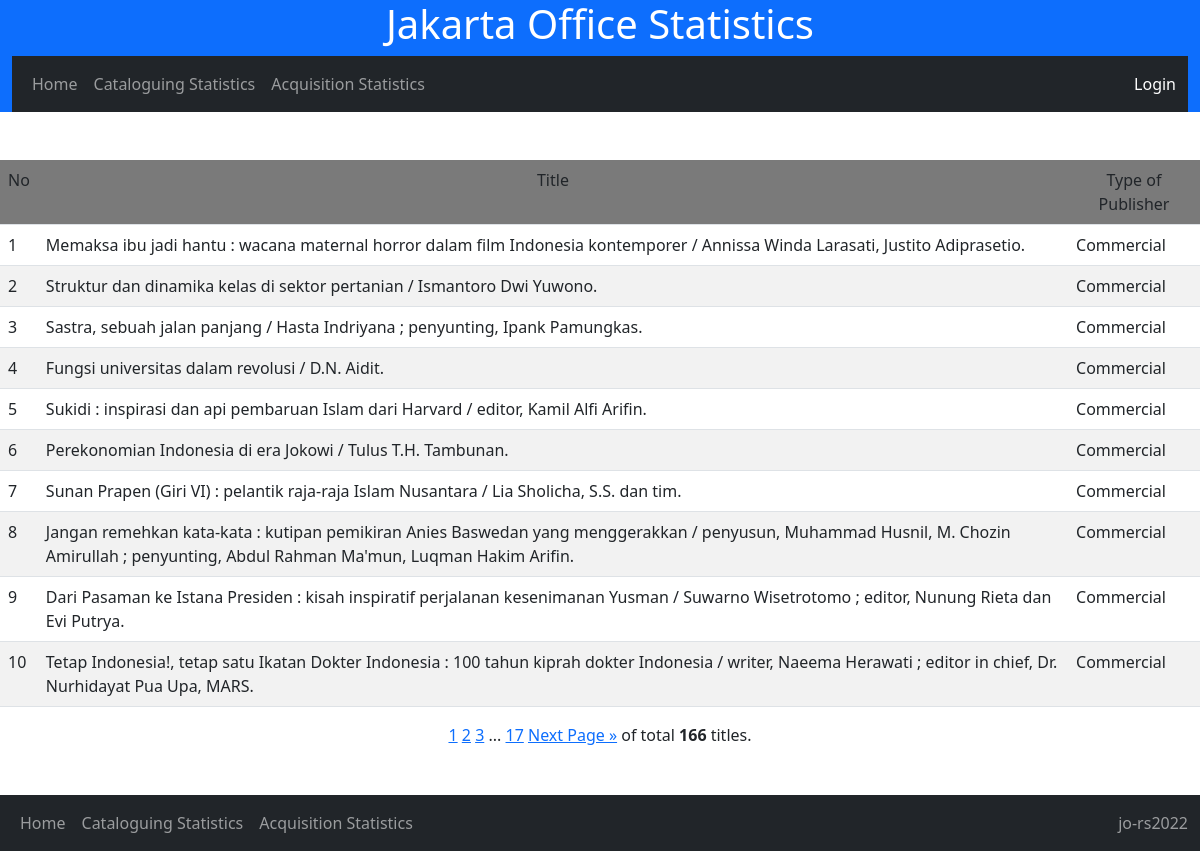
/cat_stat/detail_publisher/Commercial/, run on the app's committed database.
### nlajkt_cat_stat/models.py (models this page shows)
class Catalogues(models.Model):
    entry_date = models.DateField()
    consignment_no = models.IntegerField(default=461)
    title = models.TextField()
    work_type = models.CharField(max_length=20, choices=[
        ('Original','Original'),
        ('Translation','Translation'),
        ('Adaptation','Adaptation')
        ], default='Original')
    publish_year = models.IntegerField()
    volume = models.CharField(max_length=20, choices=[
        ('Single','Single'),
        ('Multi-complete','Multi-complete'),
        ('Multi-incomplete','Multi-incomplete'),
        ], default='Single')
    copycat = models.CharField(max_length=20, choices=[
        ('No','No'),
        ('Yes-partial','Yes-partial'),
        ('Yes-full','Yes-full'),
        ], default='No')
    ISBN = models.CharField(max_length=20, choices=[
        ('No','No'),
        ('Yes-valid','Yes-valid'),
        ('Yes-invalid','Yes-invalid'),
        ], default='No')
    authorship_type = models.CharField(max_length=50, choices=[
        ('Single author','Single author'),
        ('Collaboration','Collaboration'),
        ('Compilation','Compilation'),
        ('Others','Others')
        ], default='Single')
    language = models.CharField(max_length=50, choices=[
        ('Indonesian','Indonesian'),
        ('English','English'),
        ('Indonesian local','Indonesian local'),
        ('Multi language','Multi language'),
        ('Unknown','Unknown')
        ], default='Indonesian')
    bibliography = models.CharField(max_length=20, choices=[
        ('No','No'),
        ('Yes','Yes'),
        ], default='No')
    indexx = models.CharField(max_length=20, choices=[
        ('No','No'),
        ('Yes','Yes'),
        ], default='No')
    publisher_type = models.CharField(max_length=100, choices=[
        ('Commercial','Commercial'),
        ('Government-department','Government-department'),
        ('Government-nondepartment','Government-nondepartment'),
        ('Government-local','Government-local'),
        ('Universities','Universities'),
        ('NGO','NGO'),
        ('Others','Others')
        ], default='Commercial')
    genre = models.CharField(max_length=100, choices=[
        ('General non fiction','General non fiction'),
        ('Fiction-novel','Fiction-novel'),
        ('Fiction-short stories','Fiction-short stories'),
	    ('Fiction-biographic','Fiction-biographic'),
        ('Poetry','Poetry'),
        ('Folktales','Folktales'),
        ('Biography-single','Biography-single'),
        ('Biography-collective','Biography-collective'),
        ('Biography-auto','Biography-auto'),
        ('Dictionaries','Dictionaries'),
        ('Proceeding','Proceeding'),
        ], default='General non fiction')
    format = models.CharField(max_length=100, choices=[
        ('Book-printed','Book-printed'),
        ('Book-electronic','Book-electronic'),
        ('Non book video','Non book video'),
        ('Non book audio','Non book audio'),
        ('Map-single','Map-single'),
        ('Map-atlas','Map-atlas'),
        ('Ephemera','Ephemera')
        ], default='Book')
    size = models.CharField(max_length=10, choices=[
        ('YY','YY'),
        ('YYq', 'YYq'),
        ('YYp','YYp')
        ],default='YY')
    subject = models.CharField(max_length=50, choices=[
       ('000-Generalities','100-Generalities'),
       ('000-Library science','100-Library science'),
       ('000-Journalism and media','100-Journalism and media'),
       ('100-Philosophy and ethics','100-Philosophy and ethics'),
       ('200-Religions-general','200-Religions-general'),
       ('200-Religion-Islam','200-Religion-Islam'),
       ('200-Religion-Christianity','200-Religion-Christianity'),
       ('200-Religion-Hinduism','200-Religion-Hinduism'),
       ('200-Religion-Buddhism and others','200-Religion-Buddhism and others'),
       ('300-Social-anthropology and sociology','300-Social-anthropology and sociology'),
       ('300-Social-problems and services','300-Social-problems and services'),
       ('300-Social-politics','300-Social-politics'),
       ('300-Social-economics-general','300-Social-economics-general'),
       ('300-Social-economics-resources','300-Social-economics-resources'),
       ('300-Social-economics-policy and development','300-Social-economics-policy and development'),
       ('300-Social-economics-financial and monetary','300-Social-economics-financial and monetary'),
       ('300-Social-economics-industries and production','300-Social-economics-industries and production'),
       ('300-Social-macroeconomics','300-Social-macroeconomics'),
       ('300-Social-culture','300-Social-culture'),
       ('300-Social-military','300-Social-military'),
       ('300-Social-education','300-Social-education'),
       ('300-Social-law','300-Social-law'),
       ('300-Social-public administration','300-Social-public administration'),
       ('300-Social-human rights','300-Social-human rights'),
       ('400-Language-linguistics','400-Language-linguistics'),
       ('400-Language-sociolinguistics','400-Language-sociolinguistics'),
       ('500-Science-general','500-Science-general'),
       ('600-Technology-general','600-Technology-general'),
       ('600-Agriculture and agribusiness','600-Agriculture and agribusiness'),
       ('700-Arts-general','700-Arts-general'),
       ('700-Arts-visual','700-Arts-visual'),
       ('700-Arts-performance','700-Arts-performance'),
       ('700-Arts-music','700-Arts-music'),
       ('800-Literature-general','800-Literature-general'),
       ('800-Literature-fiction and poetry','800-Literature-fiction and poetry'),
       ('900-History-world','900-History-world'),
       ('900-History-Indonesia','900-History-Indonesia'),
       ('900-Geography and travel','900-Geography and travel'),
       ('900-Biography','900-Biography')
       ], null=True)

### nlajkt_cat_stat/views.py (the view)
# urls.py: path('cat_stat/detail_publisher/<str:publisher_type>/', views.detail_publisher, name='detail_publisher'),
def detail_publisher(request, publisher_type):
    detail_pub = Catalogues.objects.all().filter(publisher_type=publisher_type)
    page = request.GET.get('page', 1)
    paginator = Paginator(detail_pub, 10)
    try:
        paging = paginator.page(page)
    except PageNotAnInteger:
        paging = paginator.page(1)
    except EmptyPage:
        paging = paginator.page(paginator.num_pages)
    template = loader.get_template('detail_publisher.html')
    context = {'paging' : paging,}
    return HttpResponse(template.render(context, request))

### nlajkt_cat_stat/templates/detail_publisher.html
{% extends 'base.html'%}
{% block block1 %}
<br><br>
<table style="width: auto;" class="table table-striped">
    <tr bgcolor = 'grey'>
      <b><td>No</td>
        <td align="center">Title</td>
        <td align="center">Type of Publisher</td></b>
    </tr>
    {% for x in paging %}
    <tr>
        <td>{{ forloop.counter0|add:paging.start_index }}</td>
        <td>{{ x.title }}</td>
        <td>{{ x.publisher_type }}</td>
    </tr>
    {% endfor %}
</table>
<center>{% include 'pagination_jakartaoffice.html' %}</center>
<br><br>
{% endblock %}

### data on the page
Catalogues: title "Memaksa ibu jadi hantu : wacana maternal horror dalam film Indonesia kontemporer / Annissa Winda Larasati, Justito Adiprasetio.", publisher_type "Commercial"
Catalogues: title "Struktur dan dinamika kelas di sektor pertanian / Ismantoro Dwi Yuwono.", publisher_type "Commercial"
Catalogues: title "Sastra, sebuah jalan panjang / Hasta Indriyana ; penyunting, Ipank Pamungkas.", publisher_type "Commercial"
Catalogues: title "Fungsi universitas dalam revolusi / D.N. Aidit.", publisher_type "Commercial"
Catalogues: title "Sukidi : inspirasi dan api pembaruan Islam dari Harvard / editor, Kamil Alfi Arifin.", publisher_type "Commercial"
Catalogues: title "Perekonomian Indonesia di era Jokowi / Tulus T.H. Tambunan.", publisher_type "Commercial"
Catalogues: title "Sunan Prapen (Giri VI) : pelantik raja-raja Islam Nusantara / Lia Sholicha, S.S. dan tim.", publisher_type "Commercial"
Catalogues: title "Jangan remehkan kata-kata : kutipan pemikiran Anies Baswedan yang menggerakkan / penyusun, Muhammad Husnil, M. Chozin Amirullah ; penyunting, Abdul Rahman Ma'mun, Luqman Hakim Arifin.", publisher_type "Commercial"
Catalogues: title "Dari Pasaman ke Istana Presiden : kisah inspiratif perjalanan kesenimanan Yusman / Suwarno Wisetrotomo ; editor, Nunung Rieta dan Evi Putrya.", publisher_type "Commercial"
Catalogues: title "Tetap Indonesia!, tetap satu Ikatan Dokter Indonesia : 100 tahun kiprah dokter Indonesia / writer, Naeema Herawati ; editor in chief, Dr. Nurhidayat Pua Upa, MARS.", publisher_type "Commercial"

### other printed values
{{ num }} "1"
{{ num }} "2" "3"
{{ paging.paginator.num_pages }} "17"
{{ paging.paginator.count }} "166"
